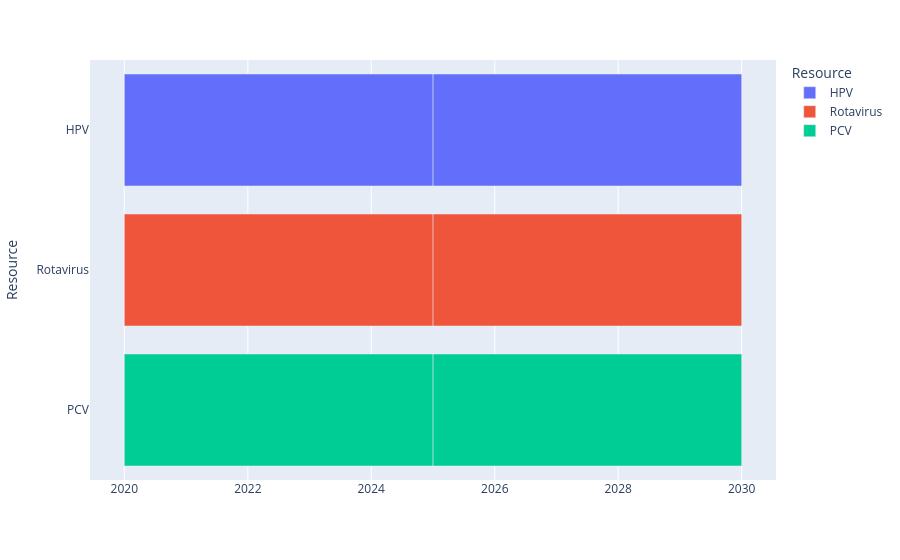

The notebook cell this image was saved under:
### Code cell
import plotly.express as px
import pandas as pd

with open('C:/Users/fthcn/Desktop/Vaccine_Tender_Scheduling_Problem/Julia_Files/Github/Results/F_results_'+demand_status+'_'+supply_status+'_'+price_status+'.json') as json_file:
    F_results = json.load(json_file)

print(F_results)

group = ["HPV", "Rotavirus", "PCV"]

output = pd.DataFrame()
for a in group:
    if a in F_results:
        for t in T:
            if len(F_results[a][str(t)]) != 0:
                end_list = list(F_results[a][str(t)])
                end_time = int(end_list[0])
                df_dictionary = pd.DataFrame([dict(Start=str(2020+t-1), Finish=str(2020+end_time), Resource=a)])
                output = pd.concat([output, df_dictionary], ignore_index=True)

fig = px.timeline(output, x_start="Start", x_end="Finish", y="Resource", color="Resource")
fig.show()

### Figure 1 — Plotly figure (JSON) as saved in the notebook; plotly's stock layout.template omitted (floating-point values rounded to 4 significant figures)
{"data": [{"alignmentgroup": "True", "base": ["2020", "2025"], "hovertemplate": "Resource=%{y}<br>Start=%{base}<br>Finish=%{x}<extra></extra>", "legendgroup": "HPV", "marker": {"color": "#636efa", "pattern": {"shape": ""}}, "name": "HPV", "offsetgroup": "HPV", "orientation": "h", "showlegend": true, "textposition": "auto", "type": "bar", "x": [157852800000, 157766400000], "xaxis": "x", "y": ["HPV", "HPV"], "yaxis": "y"}, {"alignmentgroup": "True", "base": ["2020", "2025"], "hovertemplate": "Resource=%{y}<br>Start=%{base}<br>Finish=%{x}<extra></extra>", "legendgroup": "Rotavirus", "marker": {"color": "#EF553B", "pattern": {"shape": ""}}, "name": "Rotavirus", "offsetgroup": "Rotavirus", "orientation": "h", "showlegend": true, "textposition": "auto", "type": "bar", "x": [157852800000, 157766400000], "xaxis": "x", "y": ["Rotavirus", "Rotavirus"], "yaxis": "y"}, {"alignmentgroup": "True", "base": ["2020", "2025"], "hovertemplate": "Resource=%{y}<br>Start=%{base}<br>Finish=%{x}<extra></extra>", "legendgroup": "PCV", "marker": {"color": "#00cc96", "pattern": {"shape": ""}}, "name": "PCV", "offsetgroup": "PCV", "orientation": "h", "showlegend": true, "textposition": "auto", "type": "bar", "x": [157852800000, 157766400000], "xaxis": "x", "y": ["PCV", "PCV"], "yaxis": "y"}], "layout": {"autosize": true, "barmode": "overlay", "legend": {"title": {"text": "Resource"}, "tracegroupgap": 0}, "margin": {"t": 60}, "xaxis": {"anchor": "y", "autorange": true, "domain": [0, 1], "range": ["2019-06-12 01:20", "2030-07-22 22:40"], "type": "date"}, "yaxis": {"anchor": "x", "autorange": true, "categoryarray": ["PCV", "Rotavirus", "HPV"], "categoryorder": "array", "domain": [0, 1], "range": [-0.5, 2.5], "title": {"text": "Resource"}, "type": "category"}}}
